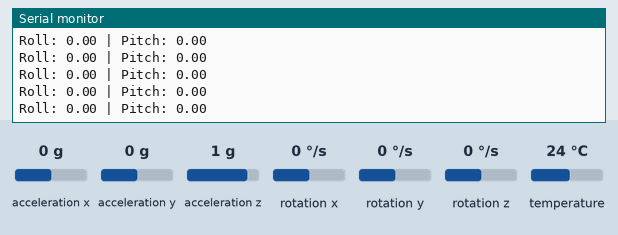
The sketch below on a simulated ESP32. Shown: the last lines printed to the serial monitor. The test bench sets the inputs (shaded band); at power-on: acceleration x 0 g, acceleration y 0 g, acceleration z 1 g, rotation x 0 °/s, rotation y 0 °/s, rotation z 0 °/s, temperature 24 °C.

Above: at 1.2 s.
1.3 s: acceleration x set to -1.4 g
At 1.9 s:
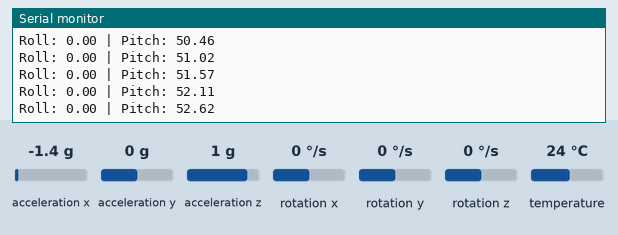
2.8 s: acceleration y set to -1.4 g
At 3.7 s:
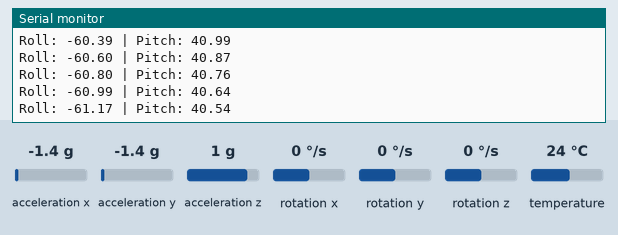
4.3 s: acceleration z set to -1.4 g
At 5.4 s:
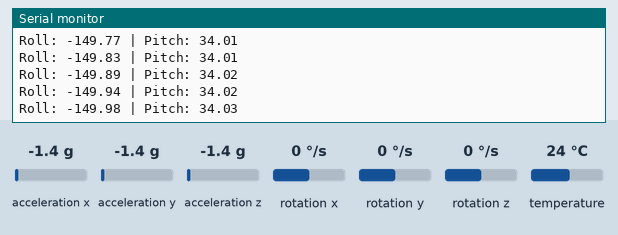
5.8 s: rotation x set to -192 °/s
At 6.3 s:
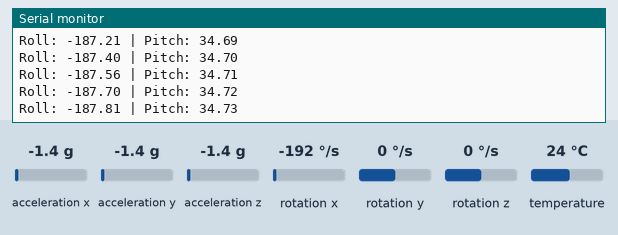
7.3 s: rotation y set to -192 °/s
At 8.3 s:
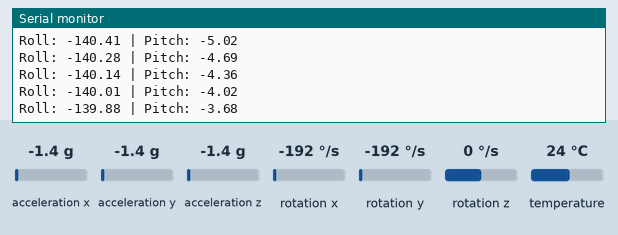
Timing chart, 0 to 9.8 s (numbered marks = the images above; inputs shaded):
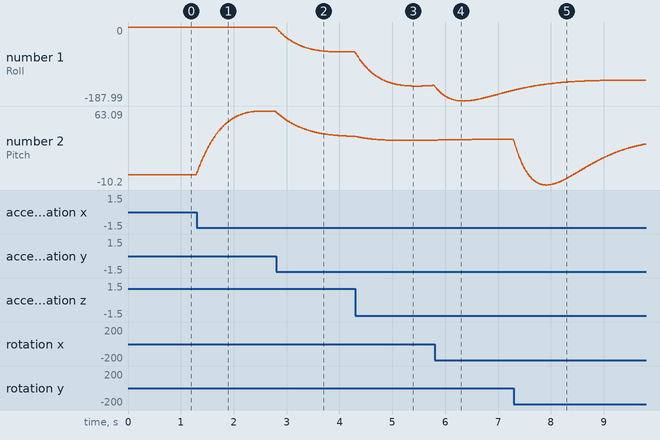

The sketch:

sketch.ino
```cpp
#include <Wire.h>
#include <Adafruit_MPU6050.h>
#include <Adafruit_Sensor.h>

Adafruit_MPU6050 mpu;

// Estrutura de estado e matrizes do Filtro de Kalman 1D
typedef struct {
  // Parâmetros de sintonia (Covariâncias de ruído)
  float Q_angle;   // Variância do ruído de processo (modelo de estado)
  float Q_bias;    // Variância do ruído de processo (deriva do giroscópio)
  float R_measure; // Variância do ruído de medição (sensor)

  // Variáveis de estado
  float angle;     // Ângulo estimado (a posteriori)
  float bias;      // Deriva estimada do giroscópio
  float rate;      // Taxa de rotação desprovida de polarização (unbiased)

  // Matriz de covariância do erro de estimação (2x2)
  float P[2][2];
} Kalman_t;

Kalman_t KalmanX;
Kalman_t KalmanY;

unsigned long tempoAnterior = 0;

// Inicialização dos parâmetros e matrizes de covariância
void Kalman_Init(Kalman_t *kalman) {
  kalman->Q_angle = 0.001f;
  kalman->Q_bias = 0.003f;
  kalman->R_measure = 0.03f;

  kalman->angle = 0.0f;
  kalman->bias = 0.0f;

  kalman->P[0][0] = 0.0f;
  kalman->P[0][1] = 0.0f;
  kalman->P[1][0] = 0.0f;
  kalman->P[1][1] = 0.0f;
}

// Estimação recursiva de estado (Propagação e Assimilação)
float Kalman_GetAngle(Kalman_t *kalman, float newAngle, float newRate, float dt) {

  // 1. Etapa de Predição (Propagação temporal)
  // Atualiza a estimativa de estado a priori
  kalman->rate = newRate - kalman->bias;
  kalman->angle += dt * kalman->rate;

  // Atualiza a covariância do erro a priori
  kalman->P[0][0] += dt * (dt * kalman->P[1][1] - kalman->P[0][1] - kalman->P[1][0] + kalman->Q_angle);
  kalman->P[0][1] -= dt * kalman->P[1][1];
  kalman->P[1][0] -= dt * kalman->P[1][1];
  kalman->P[1][1] += kalman->Q_bias * dt;

  // 2. Etapa de Atualização (Assimilação da medição)
  // Calcula a covariância da inovação (S)
  float S = kalman->P[0][0] + kalman->R_measure;

  // Calcula o ganho de Kalman (K) otimizado
  float K[2];
  K[0] = kalman->P[0][0] / S;
  K[1] = kalman->P[1][0] / S;

  // Calcula a inovação (resíduo entre medição e predição)
  float y = newAngle - kalman->angle;

  // Atualiza a estimativa de estado a posteriori
  kalman->angle += K[0] * y;
  kalman->bias += K[1] * y;

  // Atualiza a covariância do erro a posteriori
  float P00 = kalman->P[0][0];
  float P01 = kalman->P[0][1];

  kalman->P[0][0] -= K[0] * P00;
  kalman->P[0][1] -= K[0] * P01;
  kalman->P[1][0] -= K[1] * P00;
  kalman->P[1][1] -= K[1] * P01;

  return kalman->angle;
}

void setup() {
  Serial.begin(115200);
  Wire.begin(21, 22);

  if (!mpu.begin()) {
    Serial.println("Falha na inicialização do MPU6050.");
    while (1);
  }

  Kalman_Init(&KalmanX);
  Kalman_Init(&KalmanY);

  tempoAnterior = micros();
}

void loop() {
  sensors_event_t a, g, temp;
  mpu.getEvent(&a, &g, &temp);

  // Integração temporal (dt)
  unsigned long tempoAtual = micros();
  float dt = (tempoAtual - tempoAnterior) / 1000000.0f;
  tempoAnterior = tempoAtual;

  // Cálculo dos ângulos de inclinação via acelerômetro
  float roll = atan2(a.acceleration.y, a.acceleration.z) * 180.0 / PI;
  float pitch = atan2(
                  -a.acceleration.x,
                  sqrt(a.acceleration.y * a.acceleration.y + a.acceleration.z * a.acceleration.z)
                ) * 180.0 / PI;

  // Leituras angulares do giroscópio (graus/s)
  float gyroX = g.gyro.x * 180.0 / PI;
  float gyroY = g.gyro.y * 180.0 / PI;

  // Filtragem de estado
  float KalAngleX = Kalman_GetAngle(&KalmanX, roll, gyroX, dt);
  float KalAngleY = Kalman_GetAngle(&KalmanY, pitch, gyroY, dt);

  // Saída de dados (apenas variáveis de interesse)
  Serial.print("Roll: ");
  Serial.print(KalAngleX);
  Serial.print(" | Pitch: ");
  Serial.println(KalAngleY);

  // Frequência de amostragem ajustada para ~100Hz.
  // Fundamental para evitar acumulação de erro na integração do giroscópio.
  delay(10);
}
```

Measured:
- after the input at 1.3 s, the serial monitor: prints a new line at once (image 1)
- plotted number 2: 0 → 62.6 after the input at 1.3 s
